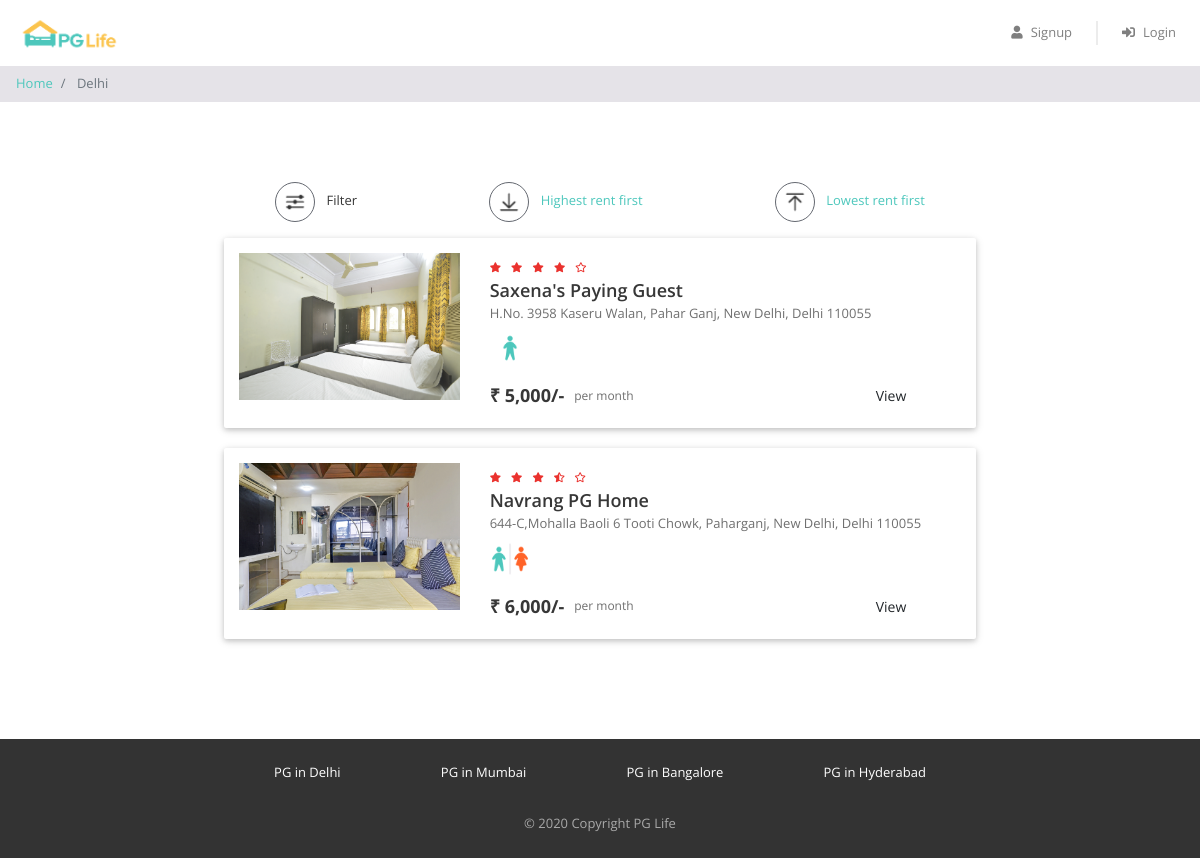
The app's page /property_list.php?city=Delhi with its own data.
### tables this page shows
CREATE TABLE `properties` (
  `id` int(11) NOT NULL,
  `city_id` int(11) NOT NULL,
  `name` varchar(100) NOT NULL,
  `address` varchar(255) NOT NULL,
  `description` longtext NOT NULL,
  `gender` enum('male','female','unisex') NOT NULL,
  `rent` int(11) NOT NULL,
  `rating_clean` float(2,1) NOT NULL,
  `rating_food` float(2,1) NOT NULL,
  `rating_safety` float(2,1) NOT NULL
);

### property_list.php (the view, shortened to what this page needs)
<?php
require "includes/database_connect.php";
$city_name = $_GET["city"];
$sql_1 = "SELECT * FROM cities WHERE name = '$city_name'";
$result_1 = mysqli_query($conn, $sql_1);
$city = mysqli_fetch_assoc($result_1);
$city_id = $city['id'];
$order_by = "ORDER BY rent ASC";
$gender_filter = "";
$sql_2 = "SELECT * FROM properties WHERE city_id = $city_id $gender_filter $order_by";
$result_2 = mysqli_query($conn, $sql_2);
$properties = mysqli_fetch_all($result_2, MYSQLI_ASSOC);
?>
<!DOCTYPE html>
<html lang="en">
<head>
    <?php include "includes/head_links.php"; ?>
    <link href="css/property_list.css" rel="stylesheet" />
</head>
<body>
    <?php include "includes/header.php"; ?>
    <nav aria-label="breadcrumb">
        <ol class="breadcrumb py-2">
            <li class="breadcrumb-item">
                <a href="index.php">Home</a>
            </li>
            <li class="breadcrumb-item active" aria-current="page">
                <?php echo $city_name; ?>
            </li>
        </ol>
    </nav>
    <div class="page-container">
        <div class="filter-bar row justify-content-around">
            <div class="col-auto filter-button" data-toggle="modal" data-target="#filter-modal">
                <img src="img/filter.png" alt="filter" />
                <span>Filter</span>
            </div>
            <div class="col-auto sort-button">
                <a href="property_list.php?city=<?= $city_name ?>&sort=highest_rent">
                    <img src="img/desc.png" alt="sort-desc" />
                    <span>Highest rent first</span>
                </a>
            </div>
            <div class="col-auto sort-button">
                <a href="property_list.php?city=<?= $city_name ?>&sort=lowest_rent">
                    <img src="img/asc.png" alt="sort-asc" />
                    <span>Lowest rent first</span>
                </a>
            </div>
        </div>
        <?php
        foreach ($properties as $property) {
            $property_images = glob("img/properties/" . $property['id'] . "/*");
        ?>
            <div class="property-card row">
                <div class="image-container col-md-4">
                    <img src="<?= $property_images[0] ?>" />
                </div>
                <div class="content-container col-md-8">
                    <div class="row no-gutters justify-content-between">
                        <?php
                        $total_rating = ($property['rating_clean'] + $property['rating_food'] + $property['rating_safety']) / 3;
                        $total_rating = round($total_rating, 1);
                        ?>
                        <div class="star-container" title="<?= $total_rating ?>">
                            <?php
                            $rating = $total_rating;
                            for ($i = 0; $i < 5; $i++) {
                                if ($rating >= $i + 0.8) {
                            ?>
                                    <i class="fas fa-star"></i>
                                <?php
                                } elseif ($rating >= $i + 0.3) {
                                ?>
                                    <i class="fas fa-star-half-alt"></i>
                                <?php
                                } else {
                                ?>
                                    <i class="far fa-star"></i>
                            <?php
                                }
                            }
                            ?>
                        </div>
                    </div>
                    <div class="detail-container">
                        <div class="property-name"><?= $property['name'] ?></div>
                        <div class="property-address"><?= $property['address'] ?></div>
                        <div class="property-gender">
                            <?php if ($property['gender'] == "male") { ?>
                                <img src="img/male.png" />
                            <?php } elseif ($property['gender'] == "female") { ?>
                                <img src="img/female.png" />
                            <?php } else { ?>
                                <img src="img/unisex.png" />
                            <?php } ?>
                        </div>
                    </div>
                    <div class="row no-gutters">
                        <div class="rent-container col-6">
                            <div class="rent">₹ <?= number_format($property['rent']) ?>/-</div>
                            <div class="rent-unit">per month</div>
                        </div>
                        <div class="button-container col-6">
                            <a href="property_detail.php?property_id=<?= $property['id'] ?>" class="btn btn-custom">View</a>
                        </div>
                    </div>
                </div>
            </div>
        <?php } ?>
    </div>
    <?php include "includes/footer.php"; ?>
</body>
</html>

### css/common.css (style rules this page uses)
* { box-sizing: border-box; font-family: 'Open Sans', sans-serif; }
body { color: #373737; font-size: 16px; position: relative; }
.breadcrumb { background-color: #e5e3e8; font-size: 13px; border-radius: 0px; margin-bottom: 0px; }
.page-container { max-width: 800px; padding: 80px 24px; margin: auto; }

### css/property_list.css (style rules this page uses)
.filter-bar > div { cursor: pointer; font-size: 13px; text-align: center; margin-bottom: 16px; }
.filter-bar img { width: 40px; height: 40px; border-radius: 40px; border: 1px solid #646870; padding: 6px; margin-right: 8px; }
.property-card { background-color: #ffffff; border-radius: 2px; padding: 15px 0px; margin: 0px auto 20px; box-shadow: 0 2px 5px 0 rgba(0, 0, 0, 0.16), 0 2px 10px 0 rgba(0, 0, 0, 0.12); }
.image-container { text-align: center; }
.image-container img { width: 100%; max-width: 300px; }
.star-container i { color: #EA322E; font-size: 10px; margin-right: 6px; }
.detail-container { padding-bottom: 10px; }
.property-name { font-size: 18px; font-weight: 600; }
.property-address { color: #6f6f6f; font-size: 13px; padding-bottom: 5px; }
.property-gender img { width: 40px; }
.rent-container { display: flex; align-items: center; }
.rent { font-size: 18px; font-weight: bold; padding-right: 10px; }
.rent-unit { color: #6f6f6f; font-size: 12px; }
.button-container .btn { font-size: 14px; border-radius: 0px; width: 140px; float: right; }

### records on screen
properties: shows a picture, name "Saxena's Paying Guest", address "H.No. 3958 Kaseru Walan, Pahar Ganj, New Delhi, Delhi 110055", rent "5,000"
properties: shows a picture, name "Navrang PG Home", address "644-C,Mohalla Baoli 6 Tooti Chowk, Paharganj, New Delhi, Delhi 110055", rent "6,000"

### other values on screen
$city_name "Delhi"
